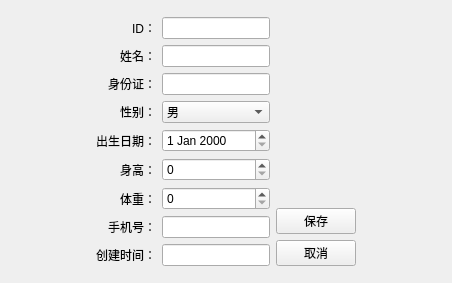
<?xml version="1.0" encoding="UTF-8"?>
<ui version="4.0">
 <class>patienteditview</class>
 <widget class="QWidget" name="patienteditview">
  <property name="geometry">
   <rect>
    <x>0</x>
    <y>0</y>
    <width>452</width>
    <height>283</height>
   </rect>
  </property>
  <property name="windowTitle">
   <string>编辑患者信息</string>
  </property>
  <layout class="QVBoxLayout" name="verticalLayout_2">
   <item>
    <spacer name="verticalSpacer_4">
     <property name="orientation">
      <enum>Qt::Vertical</enum>
     </property>
     <property name="sizeHint" stdset="0">
      <size>
       <width>20</width>
       <height>63</height>
      </size>
     </property>
    </spacer>
   </item>
   <item>
    <layout class="QHBoxLayout" name="horizontalLayout_2">
     <item>
      <spacer name="horizontalSpacer">
       <property name="orientation">
        <enum>Qt::Horizontal</enum>
       </property>
       <property name="sizeHint" stdset="0">
        <size>
         <width>40</width>
         <height>20</height>
        </size>
       </property>
      </spacer>
     </item>
     <item>
      <layout class="QHBoxLayout" name="horizontalLayout">
       <item>
        <layout class="QGridLayout" name="gridLayout">
         <item row="1" column="0" colspan="2">
          <widget class="QLabel" name="label_2">
           <property name="minimumSize">
            <size>
             <width>0</width>
             <height>0</height>
            </size>
           </property>
           <property name="text">
            <string>姓名：</string>
           </property>
           <property name="alignment">
            <set>Qt::AlignRight|Qt::AlignTrailing|Qt::AlignVCenter</set>
           </property>
          </widget>
         </item>
         <item row="4" column="0" colspan="2">
          <widget class="QLabel" name="label_5">
           <property name="text">
            <string>出生日期：</string>
           </property>
           <property name="alignment">
            <set>Qt::AlignRight|Qt::AlignTrailing|Qt::AlignVCenter</set>
           </property>
          </widget>
         </item>
         <item row="6" column="0" colspan="2">
          <widget class="QLabel" name="label_7">
           <property name="text">
            <string>体重：</string>
           </property>
           <property name="alignment">
            <set>Qt::AlignRight|Qt::AlignTrailing|Qt::AlignVCenter</set>
           </property>
          </widget>
         </item>
         <item row="6" column="2">
          <widget class="QSpinBox" name="dbspinWeight"/>
         </item>
         <item row="7" column="0" colspan="2">
          <widget class="QLabel" name="label_8">
           <property name="minimumSize">
            <size>
             <width>0</width>
             <height>0</height>
            </size>
           </property>
           <property name="text">
            <string>手机号：</string>
           </property>
           <property name="alignment">
            <set>Qt::AlignRight|Qt::AlignTrailing|Qt::AlignVCenter</set>
           </property>
          </widget>
         </item>
         <item row="1" column="2">
          <widget class="QLineEdit" name="dbEditName"/>
         </item>
         <item row="5" column="2">
          <widget class="QSpinBox" name="dbspinHeight"/>
         </item>
         <item row="3" column="0" colspan="2">
          <widget class="QLabel" name="label_4">
           <property name="text">
            <string>性别：</string>
           </property>
           <property name="alignment">
            <set>Qt::AlignRight|Qt::AlignTrailing|Qt::AlignVCenter</set>
           </property>
          </widget>
         </item>
         <item row="0" column="0" colspan="2">
          <widget class="QLabel" name="label">
           <property name="minimumSize">
            <size>
             <width>0</width>
             <height>0</height>
            </size>
           </property>
           <property name="text">
            <string>ID：</string>
           </property>
           <property name="alignment">
            <set>Qt::AlignRight|Qt::AlignTrailing|Qt::AlignVCenter</set>
           </property>
          </widget>
         </item>
         <item row="0" column="2">
          <widget class="QLineEdit" name="dbEditID"/>
         </item>
         <item row="3" column="2">
          <widget class="QComboBox" name="dbcomboSex">
           <item>
            <property name="text">
             <string>男</string>
            </property>
           </item>
           <item>
            <property name="text">
             <string>女</string>
            </property>
           </item>
          </widget>
         </item>
         <item row="2" column="0" colspan="2">
          <widget class="QLabel" name="label_3">
           <property name="minimumSize">
            <size>
             <width>0</width>
             <height>0</height>
            </size>
           </property>
           <property name="text">
            <string>身份证：</string>
           </property>
           <property name="alignment">
            <set>Qt::AlignRight|Qt::AlignTrailing|Qt::AlignVCenter</set>
           </property>
          </widget>
         </item>
         <item row="2" column="2">
          <widget class="QLineEdit" name="dbEditIDcard">
           <property name="text">
            <string/>
           </property>
          </widget>
         </item>
         <item row="7" column="2">
          <widget class="QLineEdit" name="dbEditMobile">
           <property name="text">
            <string/>
           </property>
          </widget>
         </item>
         <item row="4" column="2">
          <widget class="QDateEdit" name="dbDateEditD0B"/>
         </item>
         <item row="5" column="0" colspan="2">
          <widget class="QLabel" name="label_6">
           <property name="text">
            <string>身高：</string>
           </property>
           <property name="alignment">
            <set>Qt::AlignRight|Qt::AlignTrailing|Qt::AlignVCenter</set>
           </property>
          </widget>
         </item>
         <item row="8" column="2">
          <widget class="QLineEdit" name="dbcreatedTimestamp"/>
         </item>
         <item row="8" column="0" colspan="2">
          <widget class="QLabel" name="label_9">
           <property name="layoutDirection">
            <enum>Qt::LeftToRight</enum>
           </property>
           <property name="text">
            <string>创建时间：</string>
           </property>
           <property name="alignment">
            <set>Qt::AlignRight|Qt::AlignTrailing|Qt::AlignVCenter</set>
           </property>
          </widget>
         </item>
        </layout>
       </item>
       <item>
        <layout class="QVBoxLayout" name="verticalLayout">
         <item>
          <spacer name="verticalSpacer">
           <property name="orientation">
            <enum>Qt::Vertical</enum>
           </property>
           <property name="sizeHint" stdset="0">
            <size>
             <width>20</width>
             <height>40</height>
            </size>
           </property>
          </spacer>
         </item>
         <item>
          <widget class="QPushButton" name="pushButton">
           <property name="text">
            <string>保存</string>
           </property>
          </widget>
         </item>
         <item>
          <widget class="QPushButton" name="pushButton_2">
           <property name="text">
            <string>取消</string>
           </property>
          </widget>
         </item>
        </layout>
       </item>
      </layout>
     </item>
     <item>
      <spacer name="horizontalSpacer_2">
       <property name="orientation">
        <enum>Qt::Horizontal</enum>
       </property>
       <property name="sizeHint" stdset="0">
        <size>
         <width>40</width>
         <height>20</height>
        </size>
       </property>
      </spacer>
     </item>
    </layout>
   </item>
   <item>
    <spacer name="verticalSpacer_3">
     <property name="orientation">
      <enum>Qt::Vertical</enum>
     </property>
     <property name="sizeHint" stdset="0">
      <size>
       <width>20</width>
       <height>62</height>
      </size>
     </property>
    </spacer>
   </item>
  </layout>
 </widget>
 <resources/>
 <connections/>
</ui>
